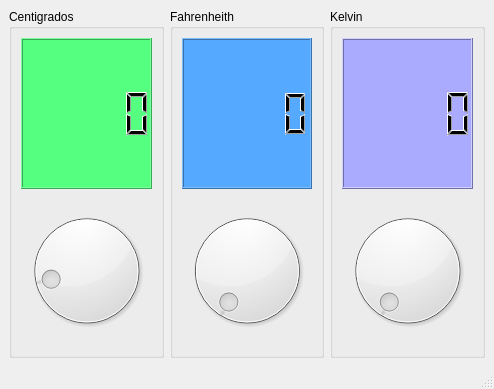
<?xml version="1.0" encoding="UTF-8"?>
<ui version="4.0">
 <class>Principal</class>
 <widget class="QMainWindow" name="Principal">
  <property name="geometry">
   <rect>
    <x>0</x>
    <y>0</y>
    <width>494</width>
    <height>389</height>
   </rect>
  </property>
  <property name="windowTitle">
   <string>Principal</string>
  </property>
  <property name="windowIcon">
   <iconset resource="Resources.qrc">
    <normaloff>:/recursos/clima.png</normaloff>:/recursos/clima.png</iconset>
  </property>
  <widget class="QWidget" name="centralwidget">
   <layout class="QHBoxLayout" name="horizontalLayout">
    <item>
     <widget class="QGroupBox" name="groupBox">
      <property name="title">
       <string>Centigrados</string>
      </property>
      <layout class="QVBoxLayout" name="verticalLayout">
       <item>
        <widget class="QLCDNumber" name="outCent">
         <property name="styleSheet">
          <string notr="true">background-color: rgb(85, 255, 127);</string>
         </property>
        </widget>
       </item>
       <item>
        <widget class="QDial" name="inCent">
         <property name="cursor">
          <cursorShape>OpenHandCursor</cursorShape>
         </property>
         <property name="minimum">
          <number>-18</number>
         </property>
        </widget>
       </item>
      </layout>
     </widget>
    </item>
    <item>
     <widget class="QGroupBox" name="groupBox_2">
      <property name="title">
       <string>Fahrenheith</string>
      </property>
      <layout class="QVBoxLayout" name="verticalLayout_2">
       <item>
        <widget class="QLCDNumber" name="outFahr">
         <property name="styleSheet">
          <string notr="true">background-color: rgb(85, 170, 255);</string>
         </property>
        </widget>
       </item>
       <item>
        <widget class="QDial" name="inFahr">
         <property name="cursor">
          <cursorShape>OpenHandCursor</cursorShape>
         </property>
         <property name="minimum">
          <number>0</number>
         </property>
         <property name="maximum">
          <number>210</number>
         </property>
        </widget>
       </item>
      </layout>
     </widget>
    </item>
    <item>
     <widget class="QGroupBox" name="groupBox_3">
      <property name="title">
       <string>Kelvin</string>
      </property>
      <layout class="QVBoxLayout" name="verticalLayout_3">
       <item>
        <widget class="QLCDNumber" name="outKelv">
         <property name="cursor">
          <cursorShape>OpenHandCursor</cursorShape>
         </property>
         <property name="styleSheet">
          <string notr="true">background-color: rgb(170, 170, 255);</string>
         </property>
        </widget>
       </item>
       <item>
        <widget class="QDial" name="inKelv">
         <property name="minimum">
          <number>255</number>
         </property>
         <property name="maximum">
          <number>372</number>
         </property>
        </widget>
       </item>
      </layout>
     </widget>
    </item>
   </layout>
  </widget>
  <widget class="QMenuBar" name="menubar">
   <property name="geometry">
    <rect>
     <x>0</x>
     <y>0</y>
     <width>494</width>
     <height>21</height>
    </rect>
   </property>
  </widget>
  <widget class="QStatusBar" name="statusbar"/>
 </widget>
 <resources>
  <include location="Resources.qrc"/>
 </resources>
 <connections>
  <connection>
   <sender>inCent</sender>
   <signal>valueChanged(int)</signal>
   <receiver>outCent</receiver>
   <slot>display(int)</slot>
   <hints>
    <hint type="sourcelabel">
     <x>106</x>
     <y>277</y>
    </hint>
    <hint type="destinationlabel">
     <x>106</x>
     <y>125</y>
    </hint>
   </hints>
  </connection>
  <connection>
   <sender>inFahr</sender>
   <signal>valueChanged(int)</signal>
   <receiver>outFahr</receiver>
   <slot>display(int)</slot>
   <hints>
    <hint type="sourcelabel">
     <x>307</x>
     <y>277</y>
    </hint>
    <hint type="destinationlabel">
     <x>307</x>
     <y>125</y>
    </hint>
   </hints>
  </connection>
  <connection>
   <sender>inKelv</sender>
   <signal>valueChanged(int)</signal>
   <receiver>outKelv</receiver>
   <slot>display(int)</slot>
   <hints>
    <hint type="sourcelabel">
     <x>407</x>
     <y>277</y>
    </hint>
    <hint type="destinationlabel">
     <x>407</x>
     <y>125</y>
    </hint>
   </hints>
  </connection>
 </connections>
</ui>
